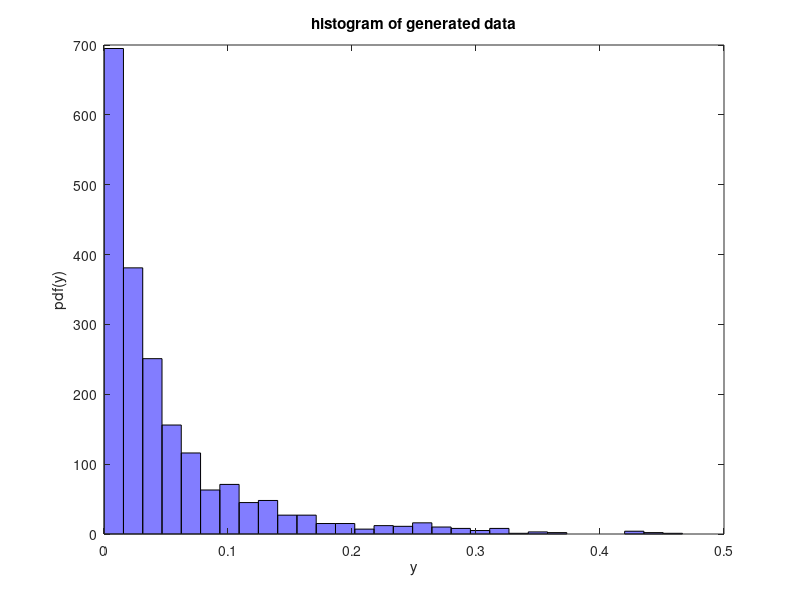

This figure's MATLAB source: (Note: this script raises an error after producing the figure.)
%Lakshmikanth Akurathi--19991213-T217
%Q1a)
clear all
clc
N= 2000;
x = 4 + randn(N,1);
gen = (1.5/2)*(x.^0.5).*exp(-0.5*(x.^1.5));
figure,
hist(gen,30);colormap('cool')
xlabel('y'),ylabel('pdf(y)'),title('histogram of generated data')
[bins,p]=acNhist2(gen,0);
figure,plot(bins,p,'k','LineWidth',2); 
grid minor; 
title('Distrubution of serivice time')

%Q1b)
syms x
z=@(x) (1.5/2)*(x.^0.5).*exp(-0.5*(x.^1.5));
int=integral(z,0,inf)
% by this i can say that the generated data has a pdf because the integral
% of pdf has to be equal to 1.
%Q1c)
%[acf,lags] = autocorr(gen,'NumLags',10);
figure,
autocorr(gen,10); %which gives the autocorrelation with 10 lags.